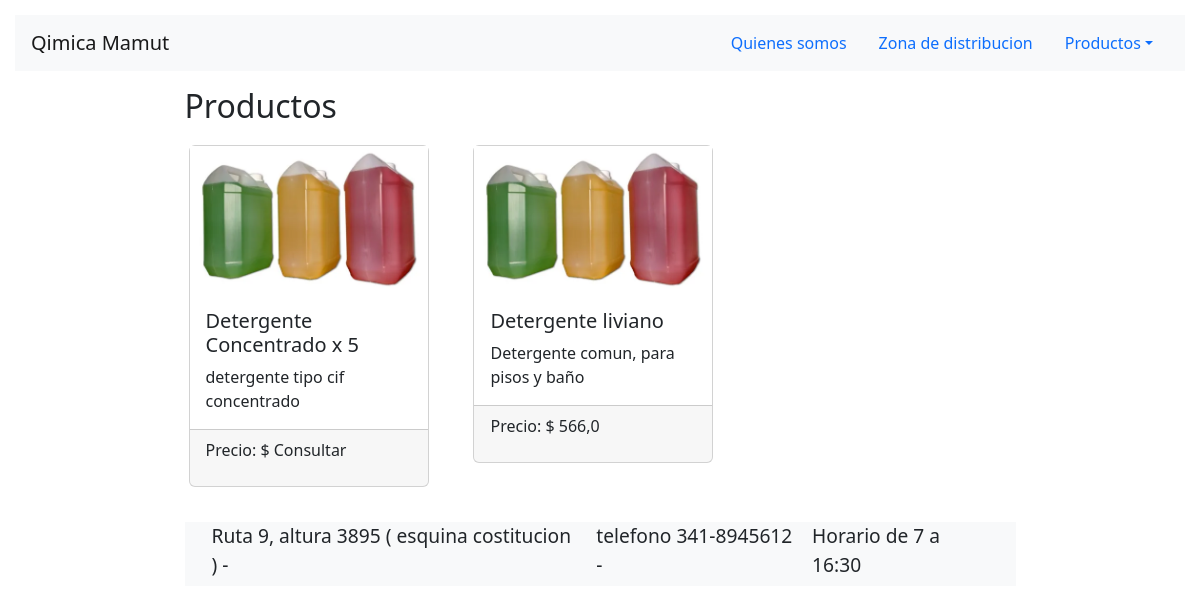
/products/category/2, run on the app's committed database.
### products/models.py (models this page shows, shortened)
class Product(models.Model):
    title = models.CharField(max_length=120, null=False, blank=False)
    description = models.TextField(null=True, blank=True)
    image = models.ImageField(upload_to="products")
    updated = models.DateTimeField(auto_now=True)
    price = models.FloatField(null=True, blank=True)
    categories = models.ForeignKey(Category, on_delete=models.CASCADE, default=1)

### products/views.py (the view)
# urls.py: path('category/<int:category_id>', views.category, name='category'),
def category(request, category_id):
        category = Category.objects.get(id=category_id)
        products = Product.objects.filter(categories=category)
        categories = Category.objects.all()
        return render(request, "category.html", {'category':category, 'products':products, 'categories':categories})

### templates/category.html (shortened to what this page needs)
{% extends 'base.html' %}
{% block content %}
<main role="main">
	<div class="container">
	  <div class="row mt-3">
		<div class="col-md-9 mx-auto mb-5">
		  <h2>Productos</h2>
		  <div class="row">
			{% for product in products %}
			  <div class="col-md-4 mt-2 mb-3 ">
				<div class="row p-1">
				  <div class="col-md-12">
					<div class="card" style="width: 15rem">
						<img src="{{product.image.url}}" alt="imagen"/>
					<div class="card-body">
						<h5 class="card-title">{{product.title}}</h5>
						<p class="card-text">{{product.description}}</p>
					</div>
						<div class="card-footer">
							{% if product.price %}
								<p>Precio: $ {{product.price}}</p>
							{% else %}
								<p>Precio: $ Consultar</p>
							{% endif %}
						</div>
					</div>
				  </div>
				</div>
			  </div>
			{% endfor %}
		</div>
{% endblock %}

### data on the page
Product: image (picture), title "Detergente Concentrado x 5", description "detergente tipo cif concentrado", shows "Precio: $ Consultar"
Product: image (picture), title "Detergente liviano", description "Detergente comun, para pisos y baño", price "566,0"
